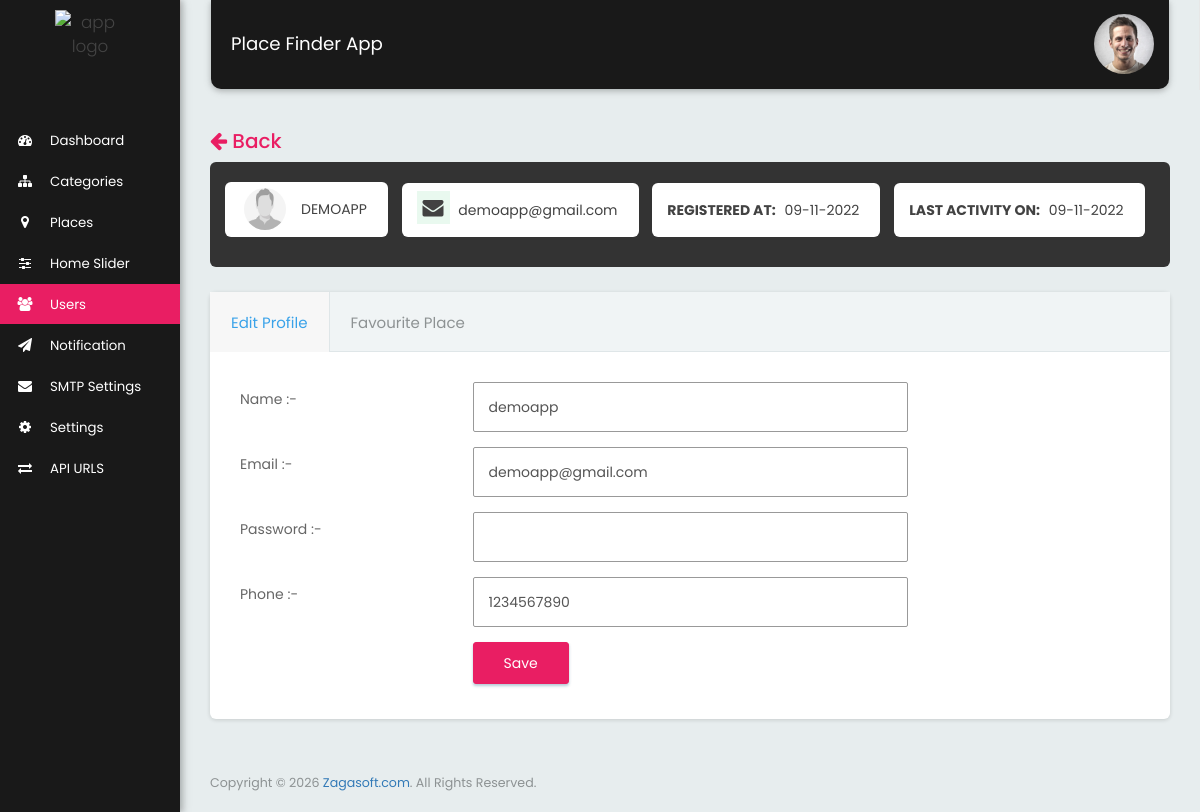
Page /user_profile.php?user_id=2 (signed in) on the committed database.
### tables this page shows
CREATE TABLE `tbl_users` (
  `id` int(11) NOT NULL,
  `user_type` varchar(255) NOT NULL,
  `name` varchar(255) NOT NULL,
  `email` varchar(255) NOT NULL,
  `password` varchar(255) NOT NULL,
  `phone` varchar(255) NOT NULL,
  `auth_id` text DEFAULT NULL,
  `registration_on` varchar(255) NOT NULL DEFAULT '0',
  `confirm_code` varchar(255) DEFAULT NULL,
  `status` varchar(255) NOT NULL DEFAULT '1'
);

CREATE TABLE `tbl_active_log` (
  `id` int(10) NOT NULL,
  `user_id` int(10) NOT NULL,
  `date_time` varchar(200) NOT NULL
);

### includes/function.php (called while the page is built, shortened)
<?php
function calculate_time_span($post_time, $flag = false)
{
    if ($post_time != '') {
        $seconds = time() - $post_time;
        $year = floor($seconds / 31556926);
        $months = floor($seconds / 2629743);
        $week = floor($seconds / 604800);
        $day = floor($seconds / 86400);
        $hours = floor($seconds / 3600);
        $mins = floor(($seconds - ($hours * 3600)) / 60);
        $secs = floor($seconds % 60);
        if ($seconds < 60) $time = $secs . " sec ago";
        else if ($seconds < 3600) $time = ($mins == 1) ? $mins . " min ago" : $mins . " mins ago";
        else if ($seconds < 86400) $time = ($hours == 1) ? $hours . " hour ago" : $hours . " hours ago";
        else if ($seconds < 604800) $time = ($day == 1) ? $day . " day ago" : $day . " days ago";
        else if ($seconds < 2629743) $time = ($week == 1) ? $week . " week ago" : $week . " weeks ago";
        else if ($seconds < 31556926) $time = ($months == 1) ? $months . " month ago" : $months . " months ago";
        else $time = ($year == 1) ? $year . " year ago" : $year . " years ago";
        if ($flag) {
            if ($day > 1) {
                $time = date('d-m-Y', $post_time);
            }
        }
        return $time;
    } else {
        return 'not available';
    }
}
?>

### user_profile.php (the view, shortened to what this page needs)
<?php $page_title="Users Profile";
	include('includes/header.php');
	$user_id=strip_tags(addslashes(trim($_GET['user_id'])));
    $user_qry="SELECT * FROM tbl_users WHERE id='$user_id'";
    $user_result=mysqli_query($mysqli,$user_qry);
    $user_row=mysqli_fetch_assoc($user_result);
	$user_img='assets/images/user-icons.jpg';
function getLastActiveLog($user_id){
    	global $mysqli;
    	$sql="SELECT * FROM tbl_active_log WHERE `user_id`='$user_id'";
        $res=mysqli_query($mysqli, $sql);
        if(mysqli_num_rows($res) == 0){
        	echo 'no available';
        }
        else{
        	$row=mysqli_fetch_assoc($res);
			return calculate_time_span($row['date_time'],true);
        }
    }
?>
<link rel="stylesheet" type="text/css" href="assets/css/stylish-tooltip.css">
<div class="row">
	<div class="col-lg-12">
		<?php
	      	if(isset($_SERVER['HTTP_REFERER']))
	      	{
	      		echo '<a href="'.$_SERVER['HTTP_REFERER'].'"><h4 class="pull-left" style="font-size: 20px;color: #e91e63"><i class="fa fa-arrow-left"></i> Back</h4></a>';
	      	}
      	 ?>
		<div class="page_title_block user_dashboard_item" style="background-color: #333;border-radius:6px;0 1px 4px 0 rgba(0, 0, 0, 0.14);border-bottom:0">
			<div class="user_dashboard_mr_bottom">
			  <div class="col-md-12 col-xs-12"> <br>
				<span class="badge badge-success badge-icon">
				  <div class="user_profile_img">
					<img type="image" src="<?php echo $user_img;?>" alt="image" style=""/>
				  </div>
				  <span style="font-size: 14px;"><?php echo $user_row['name'];?>
				  </span>
				</span>
				<span class="badge badge-success badge-icon">
					<i class="fa fa-envelope fa-2x" aria-hidden="true"></i>
					<span style="font-size: 14px;text-transform: lowercase;"><?php echo $user_row['email'];?></span>
				</span>
				<span class="badge badge-success badge-icon">
				  <strong style="font-size: 14px;">Registered At:</strong>
				  <span style="font-size: 14px;"><?php echo (date('d-m-Y',$user_row['registration_on']));?></span>
				</span>
				<span class="badge badge-success badge-icon">
					  <strong style="font-size: 14px;">Last Activity On:</strong>
					  <span style="font-size: 14px;text-transform: lowercase;"><?php echo getLastActiveLog($user_id)?></span>
					</span>
					<br><br/>
			  </div>
			</div>
		</div>
		  <div class="card card-tab">
			<div class="card-header" style="overflow-x: auto;overflow-y: hidden;">
				<ul class="nav nav-tabs" role="tablist">
		            <li role="dashboard" class="active"><a href="#edit_profile" aria-controls="edit_profile" role="tab" data-toggle="tab">Edit Profile</a></li>
		            <li role="favourite_place"><a href="#favourite_place" aria-controls="favourite_place" role="tab" data-toggle="tab">Favourite Place</a></li>
		        </ul>
			</div>
			<div class="card-body no-padding tab-content">
				<div role="tabpanel" class="tab-pane active" id="edit_profile">
					<div class="row">
						<div class="col-md-12">
							<form action="" method="post" class="form form-horizontal" enctype="multipart/form-data">
					          <div class="section">
					            <div class="section-body">
					              <div class="form-group">
					                <label class="col-md-3 control-label">Name :-</label>
					                <div class="col-md-6">
					                  <input type="text" name="name" id="name" value="<?=$user_row['name']?>" class="form-control" required>
					                </div>
					              </div>
					              <?php if($user_row['user_type']=='Normal'){?>
					              <div class="form-group">
					                <label class="col-md-3 control-label">Email :-</label>
					                <div class="col-md-6">
					                  <input type="email" name="email" id="email" value="<?=$user_row['email']?>" class="form-control" required>
					                </div>
					              </div>
					           	<?php }?>
					              <?php if($user_row['user_type']=='Normal'){?>
					              <div class="form-group">
					                <label class="col-md-3 control-label">Password :-</label>
					                <div class="col-md-6">
					                  <input type="password" name="password" id="password" value="" class="form-control">
					                </div>
					              </div>
					              <?php }?>
					              <div class="form-group">
					                <label class="col-md-3 control-label">Phone :-</label>
					                <div class="col-md-6">
					                  <input type="text" name="phone" id="phone" value="<?=$user_row['phone']?>" class="form-control">
					                </div>
					              </div>
					     			<div class="form-group">
					                <div class="col-md-9 col-md-offset-3">
					                  <button type="submit" name="btn_submit" class="btn btn-primary">Save</button>
					                </div>
					              </div>
					            </div>
					          </div>
					        </form>
						</div>
					  </div>
					</div>
			</div>
		</div>
	</div>
</div>
<?php include('includes/footer.php');?>

### rows in the picture
tbl_users: name "DEMOAPP", email "demoapp@gmail.com", registration_on "09-11-2022", name "demoapp", phone "1234567890"
tbl_active_log: date_time "09-11-2022"

### other values in the picture
APP_NAME "Place Finder App"
